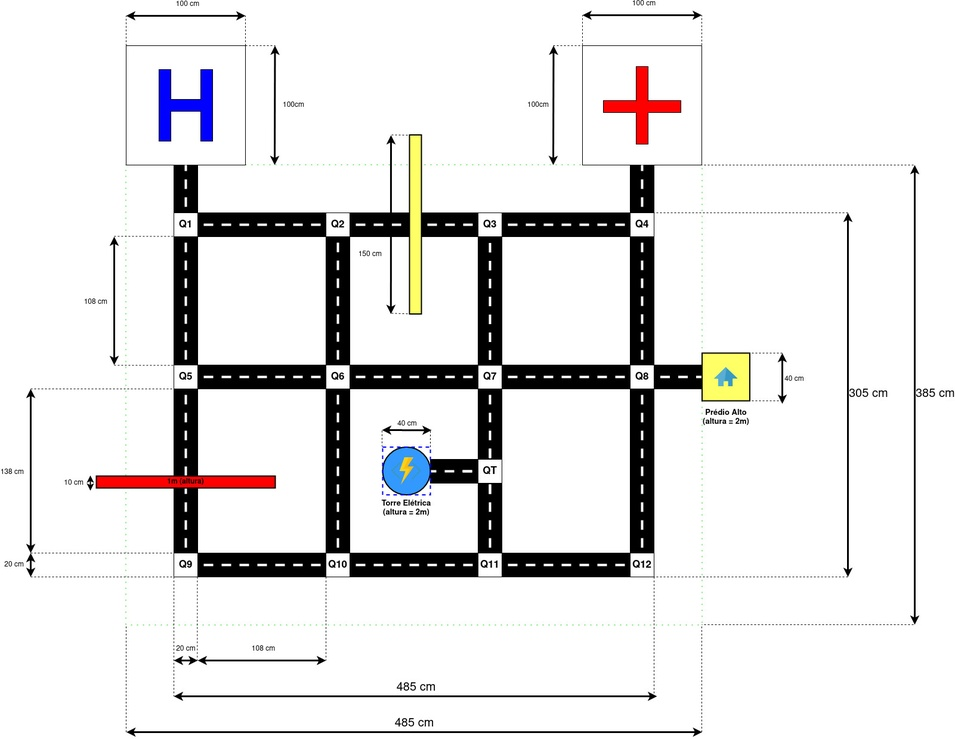
//> input picture Visao/Fira/FIRA_Cenario.jpg, 955 x 739 px, shrunk from 1601 x 1238 before the run, given in place of the camera
$ ./Cores_Simbolos   (built with g++ and OpenCV 4)
//> lines starting //> are read from the running program, lines starting //| are printed output that depends on the picture; after the words box and inside, x2 and y2 are one past the last pixel; in counts of white or black regions, pixels touching at a corner belong together
#include <iostream>
#include "opencv2/highgui/highgui.hpp"
#include "opencv2/imgproc/imgproc.hpp"
#include <chrono>

using namespace cv;
using namespace std;
using namespace std::chrono;
void setLabel(cv::Mat& im, const std::string label, std::vector<cv::Point>& contour)
{
int fontface = cv::FONT_HERSHEY_SIMPLEX;
double scale = 0.4;
int thickness = 1;
int baseline = 0;


cv::Size text = cv::getTextSize(label, fontface, scale, thickness, &baseline);
cv::Rect r = cv::boundingRect(contour);

cv::Point pt(r.x + ((r.width - text.width) / 2), r.y + ((r.height + text.height) / 2));
cv::rectangle(im, pt + cv::Point(0, baseline), pt + cv::Point(text.width, -text.height), CV_RGB(255,255,255), CV_FILLED);
cv::putText(im, label, pt, fontface, scale, CV_RGB(0,0,0), thickness, 8);
}

int main( int argc, char** argv ){
    //VideoCapture cap(0); //captura video da webcam
    VideoCapture cap(0);  //abre vídeo de teste
    if ( !cap.isOpened() )
    {
         cout << "Não foi possível abrir webcam ou video ..." << endl;
         return -1;
    }


    //Variáveis que realizarão o controle de reconhecimento das cores

    //Preto
    int black_iLowH = 0;
    int black_iHighH = 179;
    int black_iLowS = 0;
    int black_iHighS = 255;
    int black_iLowV = 0;
    int black_iHighV = 40;

    //Vermelho
    int red_iLowH1 = 0;
    int red_iHighH1 = 10;
    int red_iLowH2 = 160;
    int red_iHighH2 = 179;
    int red_iLowS = 100;
    int red_iHighS = 255;
    int red_iLowV = 100;
    int red_iHighV = 255;

    //
    while (true){
        high_resolution_clock::time_point t1 = high_resolution_clock::now(); //Salva o tempo atual do sistema
        Mat imgOriginal;
        bool bSuccess = cap.read(imgOriginal); // Lê um frame do video
//> imgOriginal is the input picture: 739 rows x 955 cols, CV_8UC3; mean B, G, R 227.7, 227.7, 228.6
        if (!bSuccess) //Caso não obtenha sucesso
        {
            cout << "Impossivel de ler video" << endl;
            break;
        }

        //Modificações na imagem
        Mat imgHSV, imgGaussianBlur,imgContour;
        GaussianBlur(imgOriginal, imgGaussianBlur, Size(9, 9), 0, 0, BORDER_DEFAULT);  //Aplica o efeito gaussiano na imagem original
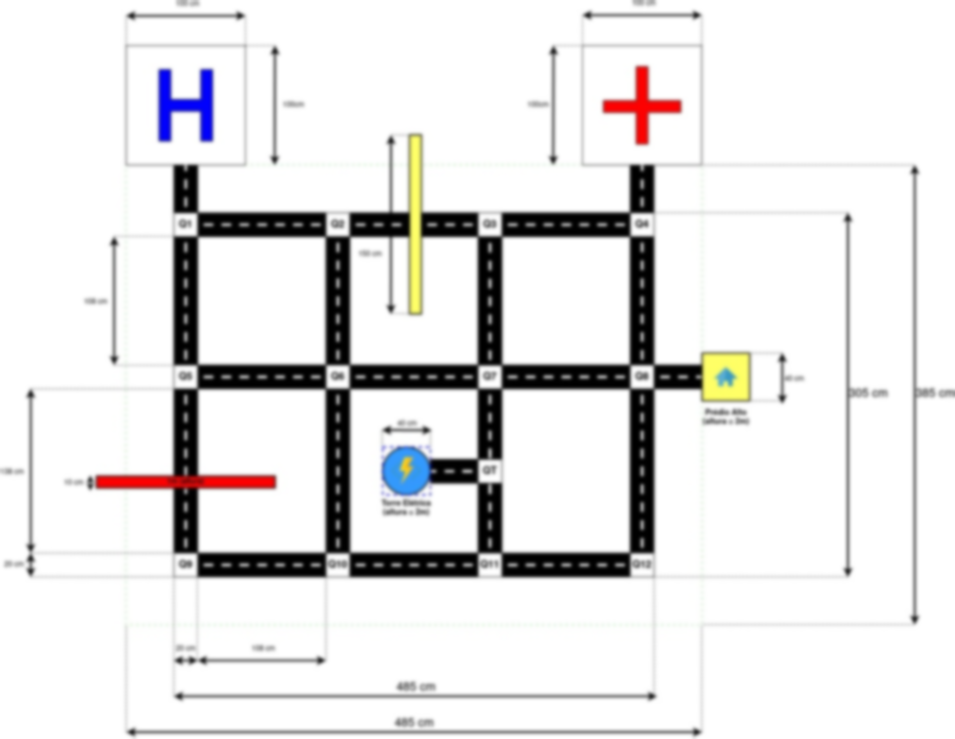
//> imgGaussianBlur: 739 rows x 955 cols, CV_8UC3; mean B, G, R 227.7, 227.7, 228.6
        cvtColor(imgGaussianBlur, imgHSV, COLOR_BGR2HSV);  //Converte as cores de BGR para HSV
//> imgHSV: 739 rows x 955 cols, CV_8UC3; mean H, S, V 4, 3.8, 229.8

        //Reconhecimento do preto
        Mat black;
        inRange(imgHSV, Scalar(black_iLowH, black_iLowS, black_iLowV), Scalar(black_iHighH, black_iHighS, black_iHighV), black);
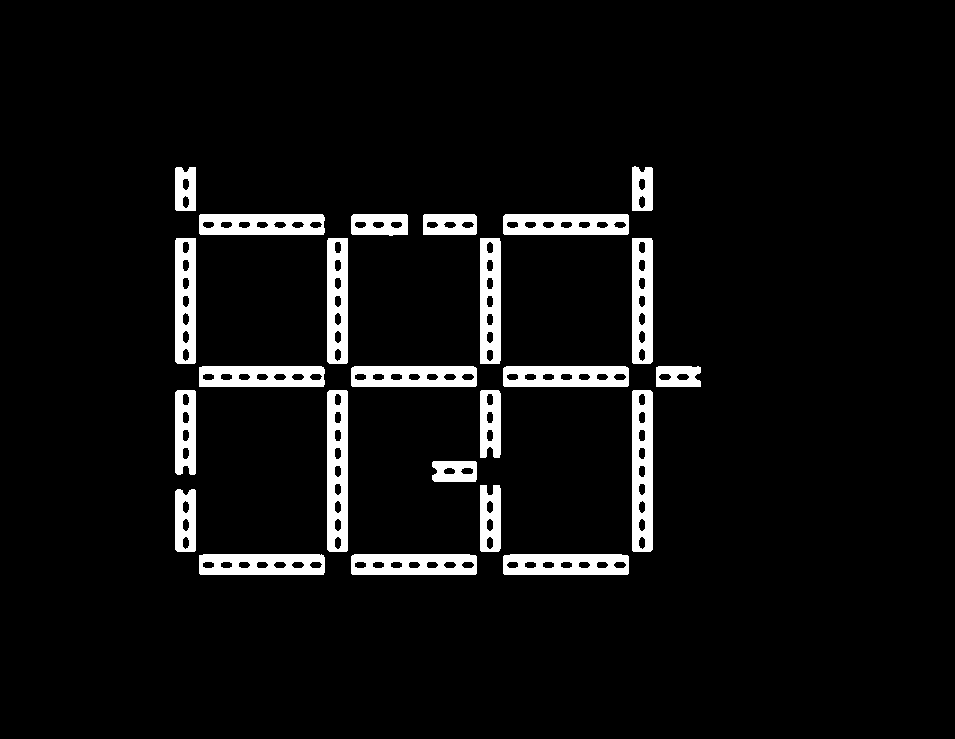
//> black: 739 rows x 955 cols, CV_8UC1; 6% white; 24 white regions, largest, box (x1, y1, x2, y2) and area: (632, 390, 653, 552) 2873, (327, 390, 348, 552) 2868, (503, 214, 629, 235) 2246

        //Reconhecimento do vermelho
        Mat red_low, red_high, red;
        inRange(imgHSV, Scalar(red_iLowH1, red_iLowS, red_iLowV), Scalar(red_iHighH1, red_iHighS, red_iHighV), red_low); //Reconhecimento do primeiro intervalo de vermelho
//> red_low: 739 rows x 955 cols, CV_8UC1; 0.57% white; 2 white regions, box (x1, y1, x2, y2) and area: (96, 475, 276, 489) 2164, (603, 66, 681, 145) 1832
        inRange(imgHSV, Scalar(red_iLowH2, red_iLowS, red_iLowV), Scalar(red_iHighH2, red_iHighS, red_iHighV), red_high);  //Reconhecimento do segundo intervalo de vermelho
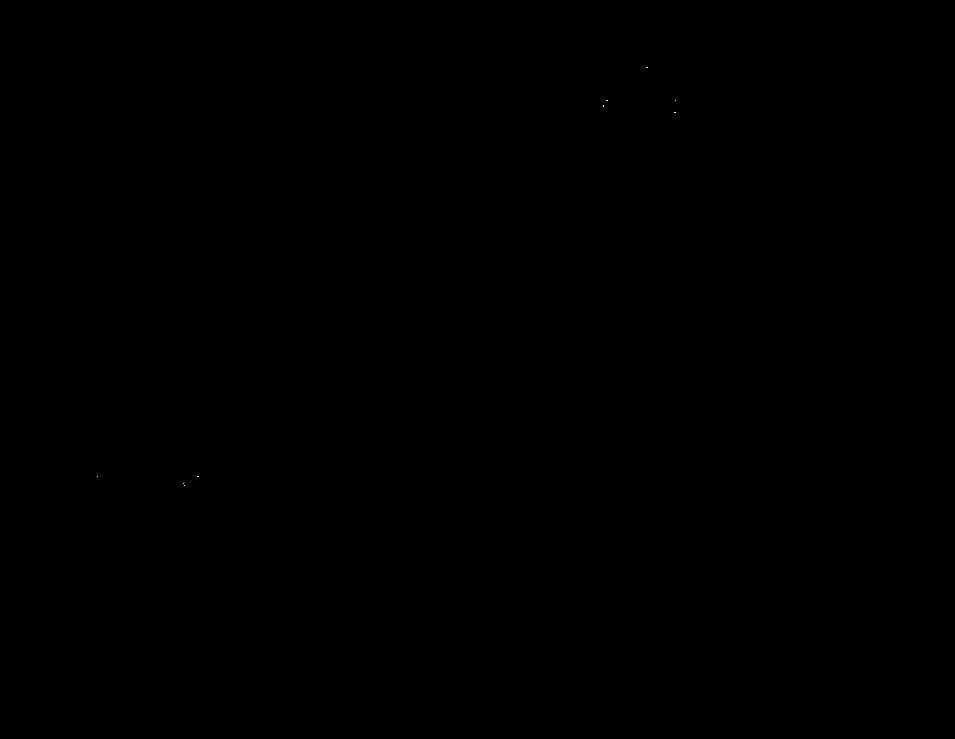
//> red_high: 739 rows x 955 cols, CV_8UC1; 0% white in thin lines or dots, all inside (x1, y1, x2, y2) = (97, 67, 676, 486)
        addWeighted(red_low, 1.0, red_high, 1.0, 0.0, red);  //Junta os dois intervalos de vermelho
//> red: 739 rows x 955 cols, CV_8UC1; 0.57% white; 2 white regions, box (x1, y1, x2, y2) and area: (96, 475, 276, 489) 2169, (603, 66, 681, 145) 1841

        //Filtros morfológicos (remove pequenos objetos do primeiro plano)
        erode(red, red, getStructuringElement(MORPH_ELLIPSE, Size(5, 5)) );
        dilate(red, red, getStructuringElement(MORPH_ELLIPSE, Size(5, 5)) );
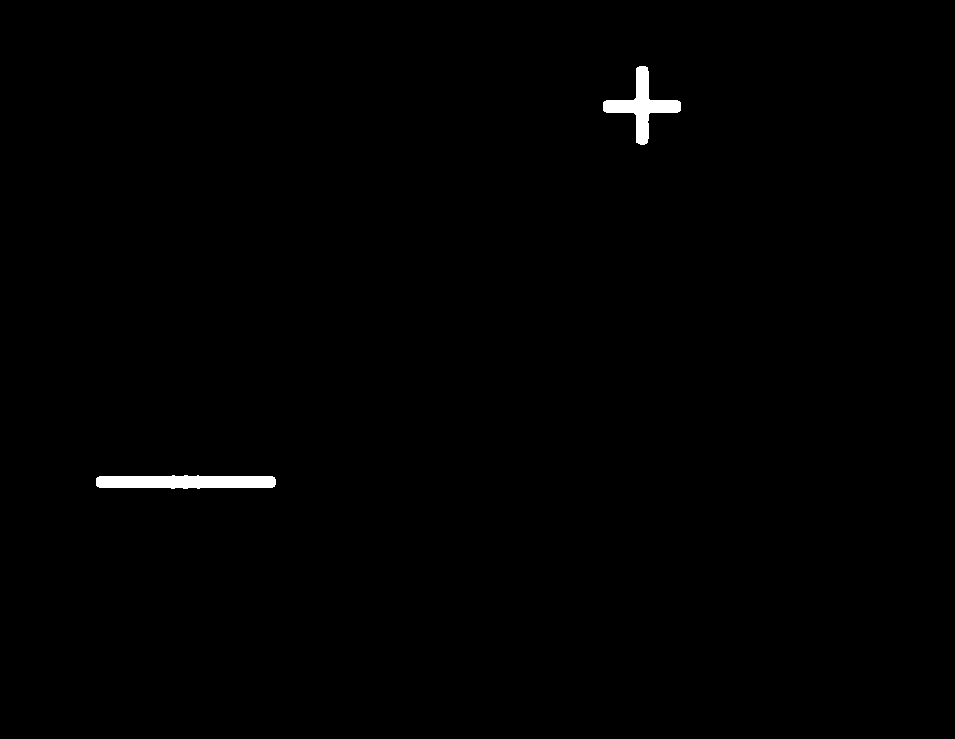
//> red: 739 rows x 955 cols, CV_8UC1; 0.57% white; 2 white regions
        erode(yellow, yellow, getStructuringElement(MORPH_ELLIPSE, Size(5, 5)) );
//> (this line was passed over: yellow is not available in this run)
        dilate(yellow, yellow, getStructuringElement(MORPH_ELLIPSE, Size(5, 5)) );
//> (this line was passed over: yellow is not available in this run)


        //detecção de simbolos
        vector<vector<Point>> contoursRed;
        vector<vector<Point>> contoursBlack;
        vector <Point> contoursRedAprox;
        vector <Point> contoursBlackAprox;
        vector<Vec4i> hierarchyRed;
        vector<Vec4i> hierarchyBlack;
        Scalar contoursColorRed(0,0,255),contoursColorBlack(255,0,0);
        findContours(red,contoursRed,RETR_TREE,CHAIN_APPROX_SIMPLE);
//> contoursRed = 2 contours; box (x1, y1, x2, y2) and area: (96, 475, 276, 489) 1976, (603, 66, 681, 145) 1692
        findContours(black,contoursBlack,RETR_TREE,CHAIN_APPROX_SIMPLE);
//> contoursBlack = 153 contours; largest, box (x1, y1, x2, y2) and area: (632, 390, 653, 552) 3215, (327, 390, 348, 552) 3215, (503, 214, 629, 235) 2496, (632, 238, 653, 364) 2496, (327, 238, 348, 364) 2496
        int cnt=-1,vtcRed,vtcBlack;
        drawContours(imgOriginal,contoursRed,cnt,contoursColorRed,3,8,hierarchyRed);
        drawContours(imgOriginal,contoursBlack,cnt,contoursColorBlack,3,8,hierarchyBlack);
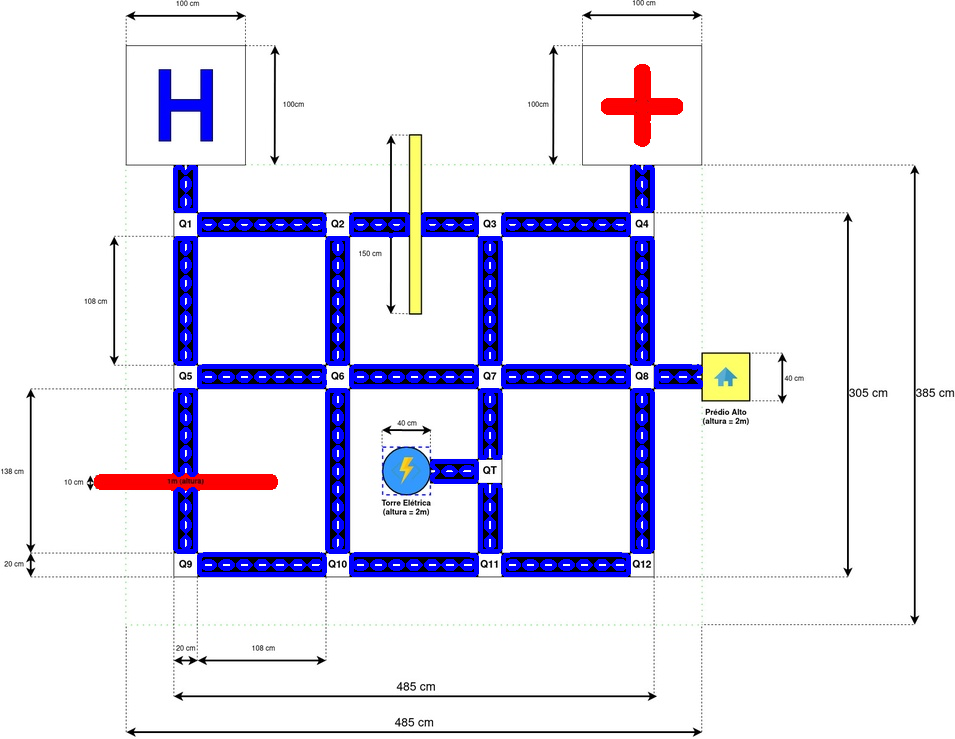
//> imgOriginal: 739 rows x 955 cols, CV_8UC3; mean B, G, R 242.7, 226.1, 227.6
        for(int i=0; i<contoursRed.size();i++){
            approxPolyDP(contoursRed[i],contoursRedAprox,arcLength(contoursRed[i],true)*0.02,true);
            if((fabs(contourArea(contoursRed[i]))<100)){
               continue;
            }
            vtcRed=contoursRedAprox.size();
            if(vtcRed==12){
                setLabel (imgOriginal,"Primeiro_socorros",contoursRed[i]);
            }
        }
//> this loop made 2 passes
//> (vtcRed, baseline in setLabel, text in setLabel, r in setLabel, pt in setLabel) on pass 2: (12, 4, Size(114, 9), Rect(603, 66, 78, 79), Point(585, 110))
//> vtcRed on pass 1: 4
//> pass 2, in setLabel, `cv::putText(im, label, pt, fontface, scale, CV_RGB(0,0,0), thickness, ..`:
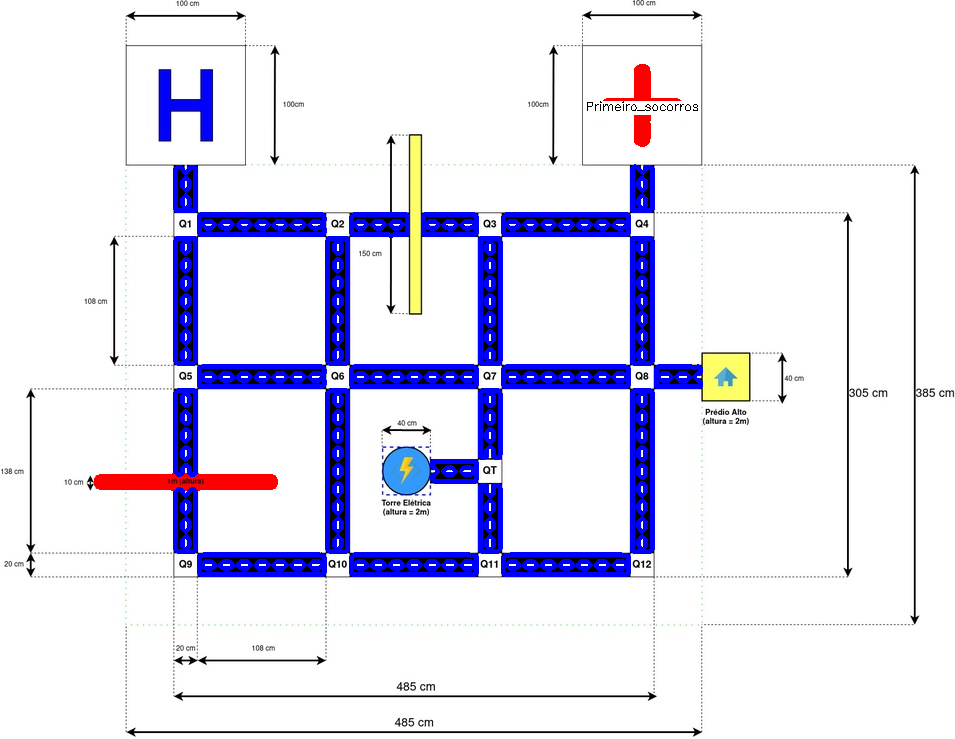
//> im: 739 rows x 955 cols, CV_8UC3; 0.2% of pixels changed, all inside (x1, y1, x2, y2) = (587, 101, 700, 115)
//> after the loop, contoursRedAprox = contour of 12 points, box (x1, y1, x2, y2) (603, 66, 681, 145), area 1642
        for(int i=0; i<contoursBlack.size();i++){
            approxPolyDP(contoursBlack[i],contoursBlackAprox,arcLength(contoursBlack[i],true)*0.02,true);
            if((fabs(contourArea(contoursBlack[i]))<100)){
               continue;
            }
            vtcRed=contoursBlackAprox.size();
            if(vtcRed==12){
                setLabel (imgOriginal,"Heliponto",contoursBlack[i]);
            }
        }
//> this loop made 153 passes
//> vtcRed on passes 1, 9, 17, 25, 29, 33, 36, 46, 50, 60, 65, 68: 5, 5, 4, 5, 7, 6, 4, 6, 4, 6, 7, 4
//> after the loop, contoursBlackAprox = 8 Points (x, y): [640, 178], [643, 178], [645, 180], [645, 187], [642, 190], [641, 190], [638, 186], [638, 181]


        //Cria e mostra as janelas
        namedWindow("Original",WINDOW_NORMAL);
        namedWindow("Preto", WINDOW_NORMAL);
        namedWindow("Vermelho", WINDOW_NORMAL);
        imshow("Original", imgOriginal);
        imshow("Preto", black);
        imshow("Vermelho", red);


        high_resolution_clock::time_point t2 = high_resolution_clock::now();     //salva o tempo do sisltema no final do loop
        duration<double> time_span = duration_cast<duration<double>>(t2 - t1);   //calcula o tempo utilizado por cada loop
        cout << "It took me " << time_span.count() << " seconds."<<endl;
        if (waitKey(30) == 27) //Espera pela tecla 'esc' ser pressionada, se for o loop é quebrado
//> the Esc key is pressed
        {
            cout << "tecla ESC foi pressionado pelo usuario" << endl;
            break;
        }


    }

   return 0;
}
